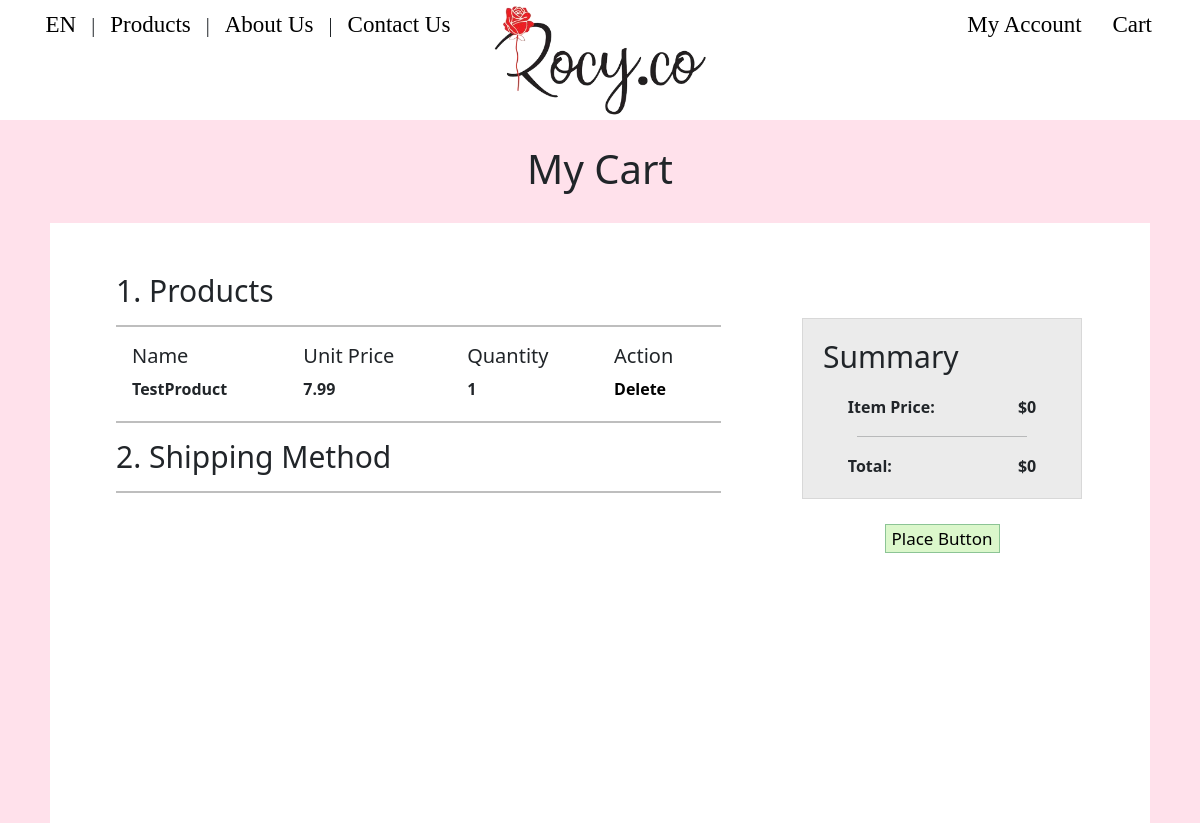
/Cart/index (signed in), run on an earlier commit of the app's database.
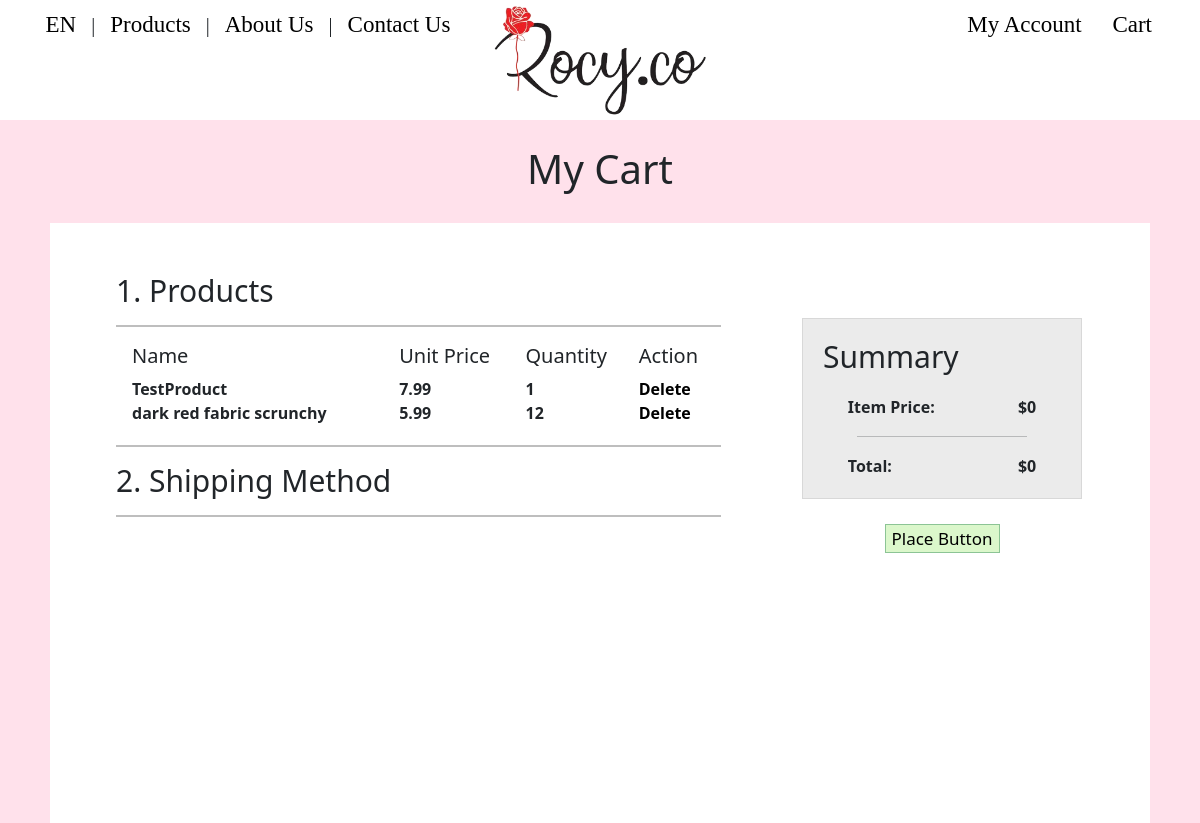
And on a later commit of the database.
### tables this page shows
CREATE TABLE IF NOT EXISTS `detail` (
  `detail_id` int(5) NOT NULL AUTO_INCREMENT,
  `order_id` int(5) NOT NULL,
  `product_id` int(5) NOT NULL,
  `unit_price` float NOT NULL,
  `quantity` int(3) NOT NULL,
  PRIMARY KEY (`detail_id`),
  KEY `order_id_detail_to_order` (`order_id`),
  KEY `product_id_detail_to_product` (`product_id`)
);

CREATE TABLE IF NOT EXISTS `product` (
  `product_id` int(5) NOT NULL AUTO_INCREMENT,
  `category_id` int(2) NOT NULL,
  `product_name` varchar(100) NOT NULL,
  `image` varchar(72) NOT NULL,
  `sellingPrice` float NOT NULL,
  `description` varchar(128) NOT NULL,
  `quantity` int(3) NOT NULL,
  PRIMARY KEY (`product_id`),
  KEY `category_id_product_to_category` (`category_id`)
);

CREATE TABLE IF NOT EXISTS `order` (
  `order_id` int(5) NOT NULL AUTO_INCREMENT,
  `user_id` int(4) NOT NULL,
  `order_date` date NOT NULL DEFAULT current_timestamp(),
  `status` enum('cart','ordered','finished') DEFAULT NULL,
  `total_price` float NOT NULL,
  `isDelivery` tinyint(1) NOT NULL,
  PRIMARY KEY (`order_id`)
);

### app/core/Controller.php (called while the page is built, shortened)
<?php
class Controller{
	function view($name, $data = []){
		include('app/views/' . $name . '.php');
	}
}

### app/controllers/Cart.php (called while the page is built, shortened)
<?php
class Cart extends \app\core\Controller{
    function index(){
		$cart = new \app\models\Order();
		$cart->user_id = $_SESSION['user_id'];
		$cart = $cart->getCartByUser();
		$detail = new \app\models\OrderDetail();
		$detail = $detail->getProductsByOrderId($cart->order_id);
		$address = new \app\models\Profile();
		$address->user_id = $_SESSION['user_id'];
		$address = $address->getShippingInfo();
		$data = ['cart'=>$cart, 'detail'=>$detail, 'address'=>$address];
		$this->view('Cart/index', $data);
	}
}

### app/core/App.php (called while the page is built, shortened)
<?php
class App{
	function __construct(){
		$request = $this->parseUrl($_GET['url'] ?? '');
		$method = 'index';
		if(file_exists('app/controllers/' . $request[0] . '.php'))
		{
			unset($request[0]);
		}
		$controller = new $controller;
		if(isset($request[1]) && method_exists($controller, $request[1])){
			$method = $request[1];
			unset($request[1]);
		}
		$params = array_values($request);
		call_user_func_array([$controller, $method], $params);
	}
	function parseUrl($url){
		return explode('/', trim($url, '/'));
	}
}

### index.php (called while the page is built, shortened)
<?php
new app\core\App;

### app/models/OrderDetail.php (called while the page is built, shortened)
<?php
class OrderDetail extends \app\core\Model{
    public function getProductsByOrderId($order_id){
        $SQL = "SELECT d.*, p.product_name, p.sellingPrice
                FROM detail d JOIN product p
                ON d.product_id = p.product_id
                WHERE order_id=:order_id";
        $STH = self::$connection->prepare($SQL);
        $data = ['order_id'=>$order_id];
        $STH->execute($data);
        $STH->setFetchMode(\PDO::FETCH_CLASS, 'app\\models\\OrderDetail');
        return $STH->fetchAll();
    }
}

### app/models/Order.php (called while the page is built, shortened)
<?php
class Order extends \app\core\Model{
	public $user_id;
	public function getCartByUser() {
		$SQL = "SELECT * FROM `order` WHERE user_id=:user_id AND status = 'cart'";
		$STH = self::$connection->prepare($SQL);
		$data = ['user_id'=>$this->user_id];
		$STH->execute($data);
		$STH->setFetchMode(\PDO::FETCH_CLASS, 'app\\models\\Order');
		return $STH->fetch();
	}
}

### app/views/Cart/index.php (the view, shortened to what this page needs)
<link rel="stylesheet" type="text/css" href="/resources/styles/pageContent.css">
<link rel="stylesheet" type="text/css" href="/resources/styles/cart.css">
<?php $this->view('shared/header','Main Index');?>
<?php $this->view('shared/navBar');
    $cart = $data['cart'];
    $detail = $data['detail'];
?>
<h1 class='pageTitle'>My Cart</h1>
<div class='content'>
        <div class='left'>
            <div class='top'>
                <h3 onclick="toggleVisible('#products')">1. Products<hr></h3>
                <div id='products'>
                    <table style="width:100%">
                        <tr>
                            <th><h5>Name</h5></th>
                            <th><h5>Unit Price</h5></th>
                            <th><h5>Quantity</h5></th>
                            <th><h5 style="width: 100%; text-allign:center">Action</h5></th>
                        </tr>
                        <?php
                            foreach ($detail as $product) {
                                echo "
                                    <tr>
                                        <th>$product->product_name</th>
                                        <th>$product->sellingPrice</th>
                                        <th>$product->quantity</th>
                                        <th>
                                            <a href='/Cart/delete/$product->product_id'>Delete</a>
                                        </th>
                                    </tr>
                                ";
                            }
                        ?>
                    </table>
                </div>
            </div>
            <div class='bottom'>
                <h3 onclick="toggleVisible('#shipMethod')"><hr>2. Shipping Method<hr></h3>
            </div>
        </div>
        <div class='right'>
            <div class='Summary'>
                <h3>Summary</h3>
                <table>
                    <tr>
                        <th><label>Item Price:</label></th>
                        <th class='price'><label>$<?=$cart->total_price?></label></th>
                    </tr>
                    <tr>
                        <th colspan='2'>
                            <hr>
                        </th>
                    </tr>
                    <tr>
                        <th><label>Total:</label></th>
                        <th class='price'><label>$<?=$cart->total_price?></label></th>
                    </tr>
                </table>
            </div>
            <div id='submitBdiv'>
                <button id='submitB' onclick='placeOrder()'>Place Button</button>
            </div>
        </div>
</div>

### app/views/shared/header.php (shortened to what this page needs)
<!DOCTYPE html>
<html>
<head>
	<link href="https://cdn.jsdelivr.net/npm/bootstrap@5.3.0-alpha3/dist/css/bootstrap.min.css" rel="stylesheet">
	<link rel="stylesheet" type="text/css" href="/resources/styles/default.css">
	<link rel="stylesheet" href="/resources/styles/bootstrap.css">
	<link rel="stylesheet" href="/resources/styles/home.css">
</head>
<body>

### app/views/shared/navBar.php (shortened to what this page needs)
<link rel="stylesheet" type="text/css" href="/resources/styles/navBar.css">
<div class="bar">
    <div class="i1">
        <a href="">EN</a>
        <span>|</span>
        <a href="/Product/index">Products</a>
        <span>|</span>
        <a href="/Main/about_us">About Us</a>
        <span>|</span>
        <a href="/Contact/index">Contact Us</a>
    </div>
    <div class="i2">
        <a href="/Main/index"><img src="/resources/images/rocylogoTransBG.png"></a>
    </div>
    <div class="i3">
        <a href="/MyAccount/index">My Account
        </a>
        <a href="/Cart/index">Cart<img class="cartIcon"></a>
    </div>
</div>

### resources/styles/pageContent.css (style rules this page uses)
.content { margin-left: auto; margin-right: auto; min-width: 1000px; width: 90%; height: auto; min-height: 600px; padding-top: 50px; padding-bottom: 50px; overflow: auto; background-color: white; justify-content: space-between; overflow-y: hidden; overflow-x: hidden; }
.pageTitle { padding-top: 25px; padding-bottom: 70px; height: 50px; text-align: center; font-size: 40px; }

### resources/styles/cart.css (style rules this page uses)
.content { min-width: 1100px; }
.left { float: left; width: 55%; min-width: 600px; margin-left: 6%; }
.left h3, .summary h3 { font-size: 30px; }
.left hr { border: 1px solid black; }
.left .top #products, .left .bottom #shipMethod { padding-left: 15px; }
.left .top { margin-bottom: 20px; }
.right #submitBdiv { margin-top: 7%; text-align: center; }
.right #submitBdiv button { border: 1px solid #8cc495; background-color: #dbf7cb; font-size: 17px; }
.right { float: right; width: 27%; min-width: 350px; margin-right: 3%; padding-top: 45px; }
.summary { background-color: #ebebeb; border: 1px solid #d8d8d8; margin: 0 auto; width: 80%; padding: 20px; }
.right h3 { margin-bottom: 20px; }
.right table { width: 80%; margin: 0 auto; }
.right .price { text-align: end; }
.right hr { display: block; width: 90%; margin-left: auto; margin-right: auto; }

### resources/styles/default.css (style rules this page uses)
body { margin: 0px; padding: 0px; background-repeat: no-repeat; background: fixed; background: #FFE1EB; background-size: cover; }

### resources/styles/navBar.css (style rules this page uses)
.bar { display: block; min-width: 1200px; min-height: 120px; max-height: 120px; width: 100%; background: white; text-align: center; }
a { text-decoration: none; color: black; }
.i1 { min-height: 120px; max-height: 120px; float: left; width: 25%; min-width: 460px; height: auto; padding-left: 3%; font-family: 'Be Vietnam'; font-style: normal; font-weight: 400; font-size: 20px; line-height: 29px; overflow: hidden; white-space: nowrap; }
.i2 { min-height: 120px; max-height: 120px; float: none; width: 20%; min-width: 200px; display: inline-block; }
.i2 img { display: block; height: 120px; margin: auto; }
.i3 { min-height: 120px; max-height: 120px; float: right; padding-right: 4%; width: 25%; min-width: 460px; text-align: right; font-family: 'Be Vietnam'; font-style: normal; font-weight: 400; font-size: 20px; line-height: 29px; overflow: hidden; white-space: nowrap; }
span { margin: 0 10px; }
.i1 a, .i3 a { font-size: 23px; display: inline-block; padding-top: 10px; min-height: 100%; text-align: center; }

What changed in the data, as far as the page shows it:
added detail: product.product_name "dark red fabric scrunchy", product.sellingPrice "5.99", quantity "12"
